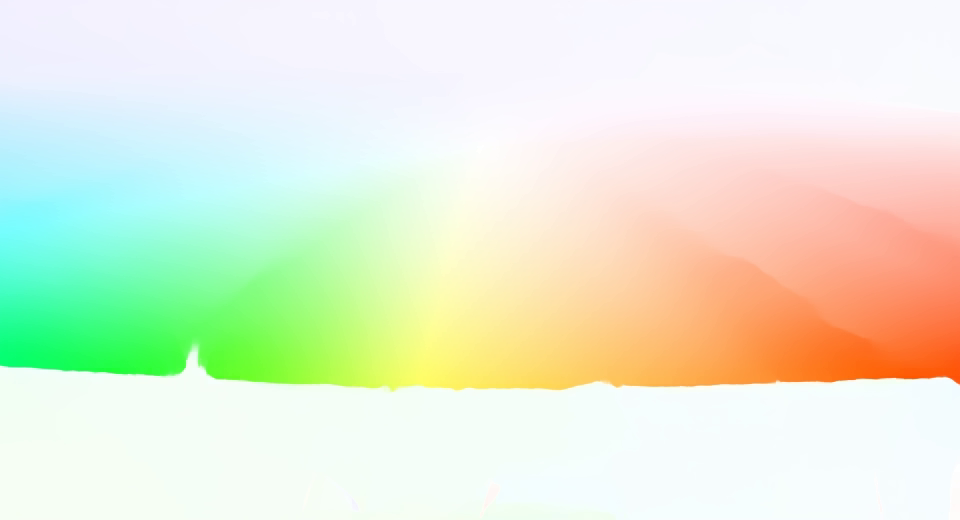
#> input picture frame 4 of Module_6/RAFT video/RAFT.avi, 960 x 520 px, given in place of get.197.025.left.avi, which was not available
$ python superpoint_video_match.py
#> lines starting #> are read from the running program, lines starting #| are printed output that depends on the picture
"""Сравнение ключевых точек двух видео одного объекта: SuperPoint против SIFT.

Сеть и сопоставление берутся из репозитория magicleap/SuperPointPretrainedNetwork
(SuperPointFrontend и двусторонний поиск ближайшего соседа PointTracker.nn_match_two_way).
Видео идут синхронно: кадр i первого сопоставляется с кадром i второго
(--offset задаёт сдвиг второго видео в кадрах). Выбросы
отсекаются RANSAC-гомографией.

Подготовка (один раз, из папки Module_4b):
    git clone https://github.com/magicleap/SuperPointPretrainedNetwork.git
    pip install torch

Запуск из корня репозитория:
    python Module_4b/superpoint_video_match.py
    python Module_4b/superpoint_video_match.py --offset 10 --show
Результат: <папка видео>/out/
"""
import argparse
import csv
import os
import sys

import cv2
import numpy as np

HERE = os.path.dirname(os.path.abspath(__file__))
REPO = os.path.join(HERE, 'SuperPointPretrainedNetwork')
sys.path.insert(0, REPO)
from demo_superpoint import PointTracker, SuperPointFrontend  # noqa: E402


# ---------------------------------------------------------------- детекторы
class SuperPoint:
    name = 'SuperPoint'

    # [12 lines left out: functions __init__, detect, not called in this run]

    def match(self, d1, d2):
        m = self.matcher.nn_match_two_way(d1, d2, self.nn_thresh)
        return m[0].astype(int), m[1].astype(int)


class Sift:
    name = 'SIFT'

    def __init__(self, max_kp):
        self.sift = cv2.SIFT_create(nfeatures=max_kp)
        self.bf = cv2.BFMatcher(cv2.NORM_L2, crossCheck=True)

    # [47 lines left out: functions detect, match, compare, draw, not called in this run]


# ---------------------------------------------------------------- main
def main():
    ap = argparse.ArgumentParser()
    ap.add_argument('--video1', default='data/SIFT/get.197.025.left.avi')
    ap.add_argument('--video2', default='data/SIFT/get.197.026.left.avi')
    ap.add_argument('--offset', type=int, default=0,
                    help='кадр i первого видео сравнивается с кадром i+offset второго')
    ap.add_argument('--step', type=int, default=1, help='брать каждый step-й кадр')
    ap.add_argument('--width', type=int, default=640, help='ширина кадра для обработки')
    ap.add_argument('--weights', default=os.path.join(REPO, 'superpoint_v1.pth'))
    ap.add_argument('--conf-thresh', type=float, default=0.015)
    ap.add_argument('--nn-thresh', type=float, default=0.7)
    ap.add_argument('--max-kp', type=int, default=2000, help='лимит точек SIFT')
    ap.add_argument('--cuda', action='store_true')
    ap.add_argument('--out', default=None, help='по умолчанию <папка video1>/out')
    ap.add_argument('--show', action='store_true')
    args = ap.parse_args()

    out_dir = args.out or os.path.join(os.path.dirname(args.video1), 'out')
    os.makedirs(out_dir, exist_ok=True)

    def read_all(path):
#> called with path = 'data/SIFT/get.197.025.left.avi'
        cap = cv2.VideoCapture(path)
        frames = []
        while True:
            ok, f = cap.read()
#> f is the input picture: shape (520, 960, 3); mean B, G, R 213.1, 236.9, 229.3
            if not ok:
                break
            g = cv2.cvtColor(f, cv2.COLOR_BGR2GRAY)
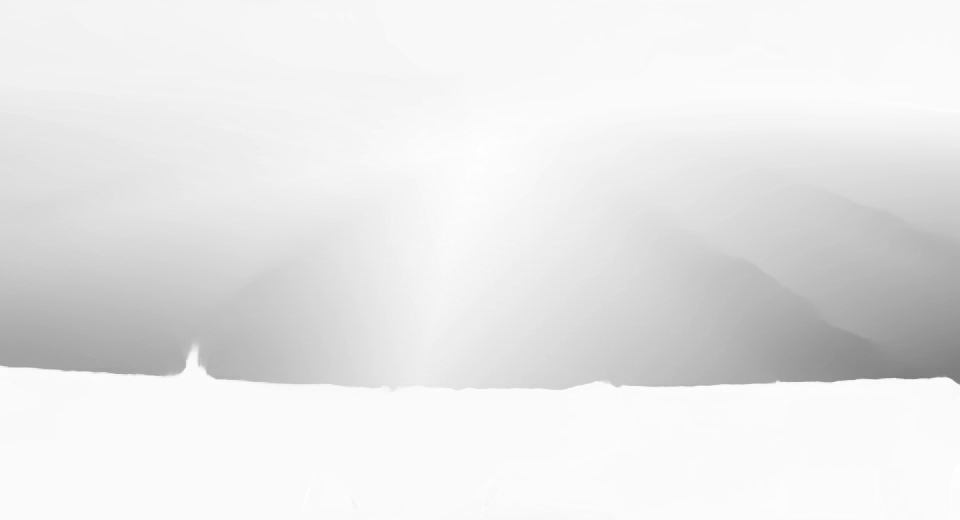
#> g: shape (520, 960); min 125, max 255, mean 231.9
            s = args.width / g.shape[1]
#> s = 0.667
            frames.append(cv2.resize(g, (args.width, int(round(g.shape[0] * s / 8)) * 8),
                                     interpolation=cv2.INTER_AREA))
        return frames

    f1, f2 = read_all(args.video1), read_all(args.video2)
    n = min(len(f1), len(f2) - args.offset)
    assert n > 0, 'offset больше длины видео'
    print(f'Кадров: {len(f1)} и {len(f2)}, сравниваем {len(range(0, n, args.step))} пар, '
          f'offset={args.offset}')

    methods = [SuperPoint(args.weights, args.conf_thresh, args.nn_thresh, args.cuda),
               Sift(args.max_kp)]

    writer = None
    rows = []
    for i in range(0, n, args.step):
        g1, g2 = f1[i], f2[i + args.offset]
        panels, row = [], {'frame1': i, 'frame2': i + args.offset}
        for m in methods:
            p1, p2, i1, i2, inl = compare(m, g1, g2)
            panels.append(draw(g1, g2, p1, p2, i1, i2, inl, m.name))
            row[f'{m.name}_kp1'], row[f'{m.name}_kp2'] = len(p1), len(p2)
            row[f'{m.name}_matches'], row[f'{m.name}_inliers'] = len(i1), int(inl.sum())
            row[f'{m.name}_ratio'] = round(inl.sum() / max(len(i1), 1), 3)
        rows.append(row)
        frame = np.vstack(panels)
        if writer is None:
            writer = cv2.VideoWriter(os.path.join(out_dir, 'superpoint_vs_sift.mp4'),
                                     cv2.VideoWriter_fourcc(*'mp4v'), 5,
                                     (frame.shape[1], frame.shape[0]))
            cv2.imwrite(os.path.join(out_dir, 'superpoint_vs_sift_first.jpg'), frame)
        writer.write(frame)
        print(f"[{i:3d}->{i + args.offset:3d}] "
              f"SuperPoint {row['SuperPoint_inliers']:4d}/{row['SuperPoint_matches']:4d}  "
              f"SIFT {row['SIFT_inliers']:4d}/{row['SIFT_matches']:4d}")
        if args.show:
            cv2.imshow('SuperPoint vs SIFT', frame)
            if cv2.waitKey(1) & 0xFF == ord('q'):
                break
    if writer is not None:
        writer.release()
    if args.show:
        cv2.destroyAllWindows()

    with open(os.path.join(out_dir, 'superpoint_vs_sift.csv'), 'w', newline='') as fh:
        w = csv.DictWriter(fh, fieldnames=list(rows[0]))
        w.writeheader()
        w.writerows(rows)

    print('\nСреднее по кадрам:')
    for m in methods:
        k = m.name
        kp = np.mean([r[f'{k}_kp1'] for r in rows])
        mt = np.mean([r[f'{k}_matches'] for r in rows])
        il = np.mean([r[f'{k}_inliers'] for r in rows])
        print(f'  {k:10s} точек {kp:7.1f}  совпадений {mt:7.1f}  инлайеров {il:7.1f}  '
              f'доля инлайеров {il / max(mt, 1):.2f}')
    print(f'Результат -> {out_dir}/superpoint_vs_sift.mp4, .csv, _first.jpg')


if __name__ == '__main__':
    main()

$ run again, starting later in the video
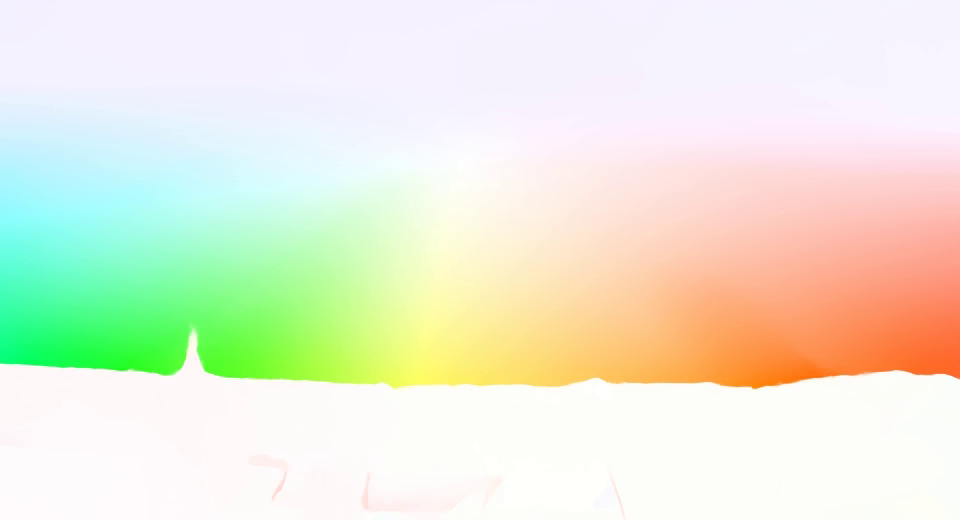
#> input picture frame 38 of Module_6/RAFT video/RAFT.avi, 960 x 520 px, given in place of get.197.025.left.avi, which was not available
#> in read_all, f is the input picture: shape (520, 960, 3); mean B, G, R 216.6, 236.8, 233.5
#> in read_all, `g = cv2.cvtColor(f, cv2.COLOR_BGR2GRAY)`:
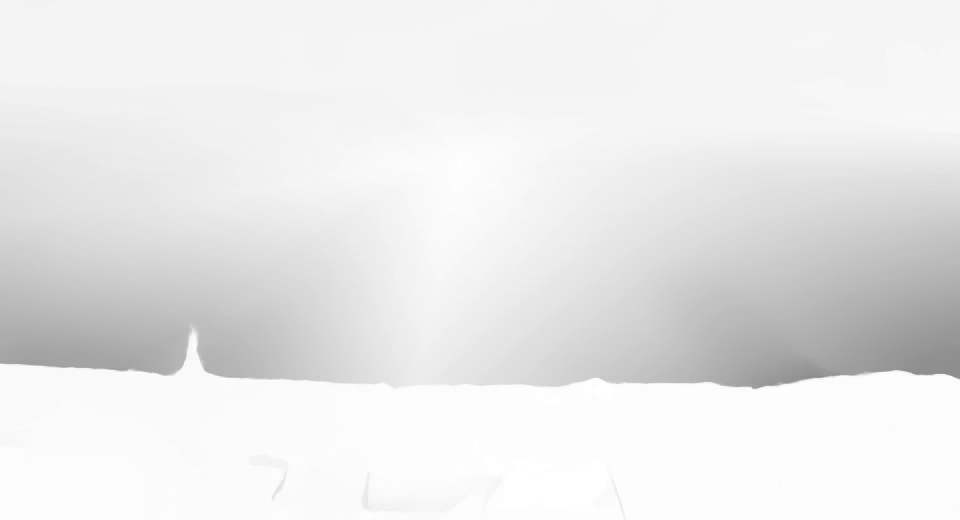
#> g: shape (520, 960); min 138, max 255, mean 233.5
#> n = 10
#| Кадров: 10 и 10, сравниваем 10 пар, offset=0
